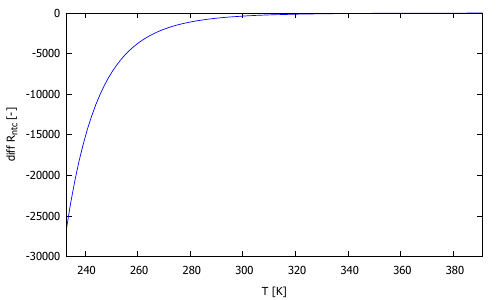

Recreate this plot in gnuplot.
# This is a GNUPLOT script
#
reset
set autoscale                          # scale axes automatically
unset log                              # remove any log-scaling
unset label                            # remove any previous labels
set xtic auto                          # set xtics automatically
set ytic auto                          # set ytics automatically

# Set terminal type
set terminal pdfcairo
set output "ntc_sensitivity_ntc.pdf"

### Calculate mean to set some gnuplot internals
#mean(x)= m
#fit mean(x) 'GegevensBetatherm10K3A542I.dat' using 3:4 via m 
#SST = FIT_WSSR/(FIT_NDF+1)

# Do a fit using a power function:
lnA = -3.88
B = 3892.0
straightline(x) = B*x + lnA
FIT_LIMIT=1.e-10
fit straightline(x) "GegevensBetatherm10K3A542I.dat" using 3:4 via B, lnA
A = exp(lnA)

### Caculcate some ...
#SSE=FIT_WSSR/(FIT_NDF)
#SSR=SST-SSE
#R2=SSR/SST

# Diff of Rntc
ntc_diff(x) = -A*B*exp(B/x)/(x*x)

# Do the plot
set xrange [233:391]
set xlabel "T [K]" # offset 0,-1
set ylabel "diff R_n_t_c [-]" # offset -1
plot ntc_diff(x) title "" lc "blue" with lines #, "GegevensBetatherm10K3A542I.dat" using 3:4 with points pt 7 ps 0.2 lc "red" title "" 

# Create LaTeX file with parameters
set decimalsign locale
set print "ntc_sensitivity_ntc_alpha.tex"
print "% Curve fitting parameters for fitting straight line"
#print "% ln Rntc = B*x + A"
print sprintf("\\newcommand{\\ntcsensitivityntcalphaabs}{%f}", ntc_diff(298.15))
print sprintf("\\newcommand{\\ntcsensitivityntcalpha}{%f}", ntc_diff(298.15)/100.0)
print sprintf("\\newcommand{\\ntcsensitivityntcalphatwodec}{%.2f}", ntc_diff(298.15)/100.0)
#print sprintf("\\newcommand{\\ntcshhstraightlineB}{%f}", B)
#print sprintf("\\newcommand{\\ntcshhstraightlineBonedec}{%.1f}", B)
#print sprintf("\\newcommand{\\ntcshhstraightlineBint}{%d}", B)
#print sprintf("\\newcommand{\\ntcshhstraightlineRsqr}{%f}", R2)

set output
